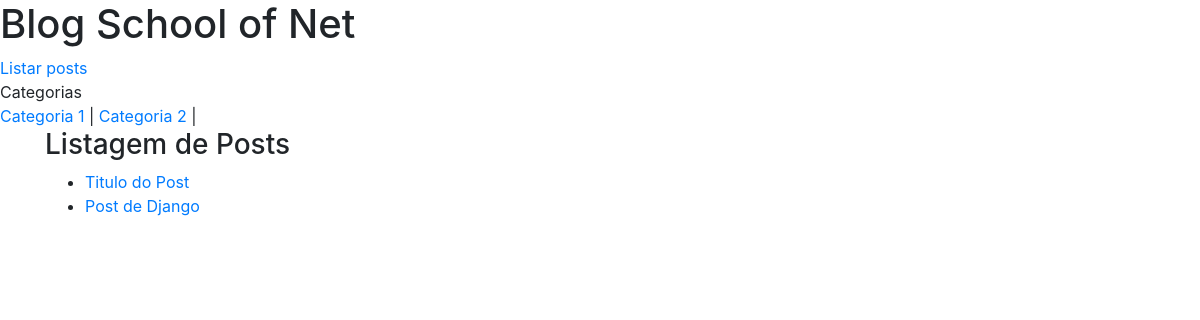
/posts/, run on the app's committed database.
### my_app/models.py (models this page shows, shortened)
class Category(models.Model):
    name = models.CharField(max_length=255)
    description = models.TextField(null=True, blank=True)
    class Meta:
        verbose_name = 'Categoria'

class Post(models.Model):
    title = models.CharField(max_length=255, verbose_name='Título')
    subtitle = models.CharField(max_length=255, null=True, blank=True, verbose_name='Subtítulo')
    content = models.TextField(verbose_name='Corpo do Artigo')
    user = models.ForeignKey(User, on_delete=models.PROTECT, verbose_name='Autor')
    categories = models.ManyToManyField(Category)
    class Meta:
        verbose_name = 'Artigo'

### my_app/views.py (the view)
# urls.py: path('posts/', views.post_list, name='post_list'),
def post_list(request):
    if 'category_id' in request.GET:
        posts = Post.objects.filter(categories=request.GET['category_id'])
    else:
        posts = Post.objects.all()
    categories = Category.objects.all()
    return render(request, 'post_list.html', {
        'posts': posts,
        'categories': categories
    })

### templates/post_list.html
{% extends 'layout.html' %}
{% block content %}
<div class='container'>
    <h3>Listagem de Posts</h1>
    <ul>
        {% for post in posts %}
            <li>
                <a href="{% url 'post_show' post.id %}">{{ post.title }}</a>
            </li>
        {% endfor %}
    </ul>
</div>
{% endblock %}

### templates/layout.html (shortened to what this page needs)
<!DOCTYPE html>
<html lang="pt-br">
<head>
    <link rel="stylesheet" href="https://maxcdn.bootstrapcdn.com/bootstrap/4.0.0/css/bootstrap.min.css">
</head>
<body>
    <h1>Blog School of Net</h1>
    <nav>
        <a href="{% url 'post_list' %}">Listar posts</a>
    </nav>
    Categorias
    <nav>
        {% for category in categories %}
            <a href="{% url 'post_list' %}?category_id={{ category.id }}">{{ category.name }}</a> |
        {% endfor %}
    </nav>
    {% block content %} {% endblock %}
</body>
</html>

### data on the page
Category: name "Categoria 1"
Category: name "Categoria 2"
Post: title "Titulo do Post"
Post: title "Post de Django"
